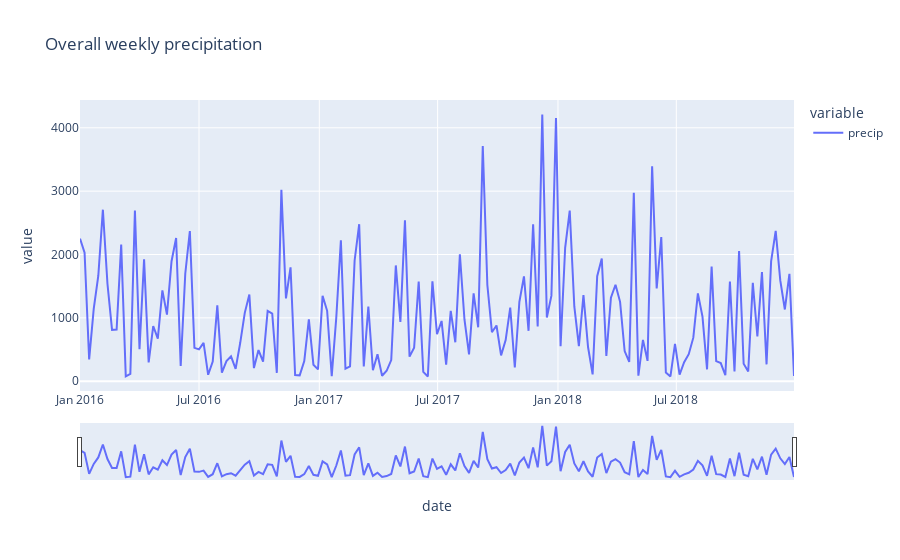

Write notebook code for a chart like this one.
### Code cell
fig = px.line(df['2016-01-01':'2018-12-30']['precip'].resample('7D').sum(),
             title = 'Overall weekly precipitation')
fig.update_xaxes(
    rangeslider_visible=True
)
fig.show()

### Figure 1 — Plotly figure (JSON) as saved in the notebook; plotly's stock layout.template omitted (floating-point values rounded to 4 significant figures; data arrays with more than 128 entries replaced by an {"elided": "..."} marker saying what was removed)
{"data": [{"hovertemplate": "variable=precip<br>date=%{x}<br>value=%{y}<extra></extra>", "legendgroup": "precip", "line": {"color": "#636efa", "dash": "solid"}, "marker": {"symbol": "circle"}, "mode": "lines", "name": "precip", "orientation": "v", "showlegend": true, "type": "scatter", "x": {"elided": "157 str values"}, "xaxis": "x", "y": {"elided": "157 float values"}, "yaxis": "y"}], "layout": {"legend": {"title": {"text": "variable"}, "tracegroupgap": 0}, "title": {"text": "Overall weekly precipitation"}, "xaxis": {"anchor": "y", "domain": [0, 1], "rangeslider": {"visible": true}, "title": {"text": "date"}}, "yaxis": {"anchor": "x", "domain": [0, 1], "title": {"text": "value"}}}}
